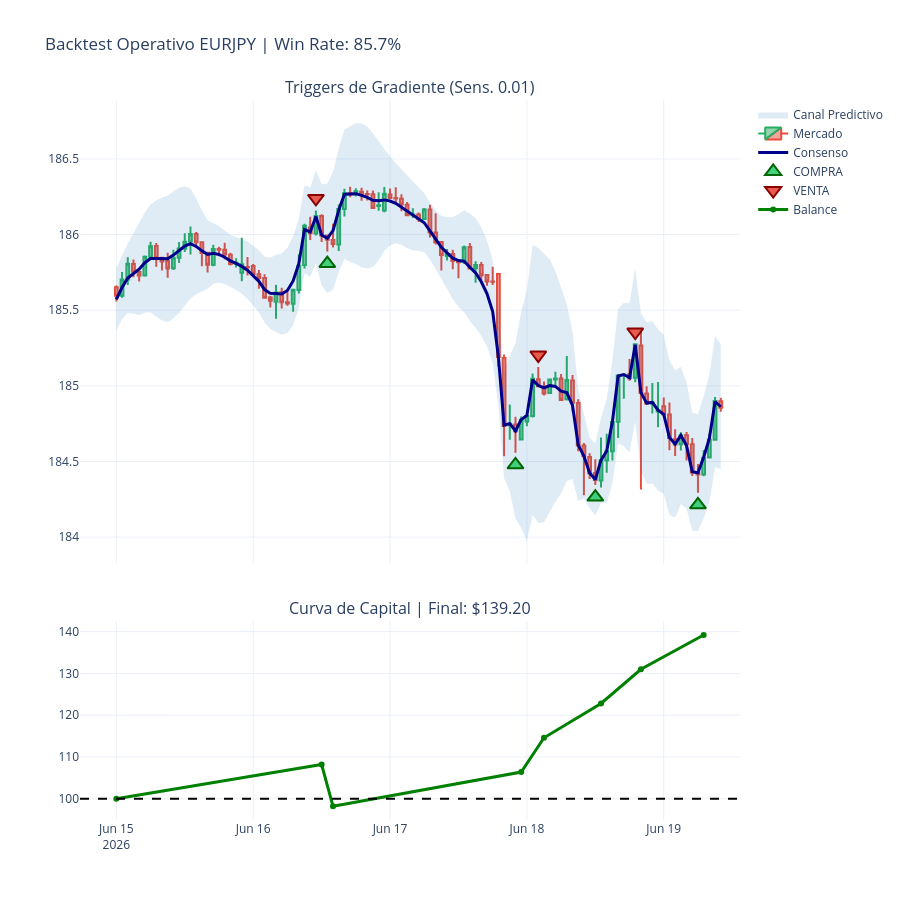

Notebook code for this chart:
### Markdown cell above
---

# Trading Systems & Backtesting

Esta sección final se encarga de convertir las predicciones probabilísticas y estadísticas de los modelos en decisiones de inversión ejecutables. Implementa una estrategia operativa basada en el análisis de gradientes y límites dinámicos de volatilidad, simulando el comportamiento de un bot de trading en condiciones operativas reales para evaluar su viabilidad financiera.

---

## 1. Generación de Señales y Triggers Operativos
Este proceso traduce el consenso predictivo de la red neuronal y los canales de varianza en gatillos de compra o venta en tiempo real para la semana de prueba:
*   **Gradiente de Tendencia (Derivada):** Analiza la pendiente de la predicción central para detectar puntos de inflexión temporal (giros alcistas y bajistas).
*   **Reversión a la Media (Ruptura de Varianza):** Dispara operaciones de compra o venta cuando el precio de mercado real perfora los límites del canal gaussiano ($\pm 2\sigma$), asumiendo un agotamiento estadístico del precio.
*   **Posicionamiento de Señales:** Coloca visualmente indicadores geométricos (triángulos verdes de compra y rojos de venta) en los puntos de quiebre temporal de las velas japonesas.

---

## 2. Simulador de Trading y Curva de Capital
El motor de simulación evalúa la tasa de acierto y el rendimiento monetario neto de las señales bajo una gestión de riesgo estricta:
*   **Gestión de Capital y Payout:** Configura un capital inicial base de $100 USD, un tamaño de posición estático de $10 USD y un retorno de ganancia (*payout*) del 82% típico de brokers de opciones binarias.
*   **Resolución de Trades:** Evalúa el resultado de cada señal comparando el precio de entrada contra el precio de expiración exacta a 1 hora (siguiente vela horaria), contabilizando el balance neto acumulado.
*   **Gráfico de Doble Panel:** Integra en un único entorno la visualización técnica del mercado (velas, consenso y señales) y la curva de crecimiento de la equidad (*equity curve*), reportando la tasa de acierto (*Win Rate*) final.

---

## Resumen de Parámetros y Resultados Operativos

| Parámetro / Métrica | Valor Estándar | Propósito Técnico | Tipo de Métrica |
| :--- | :--- | :--- | :--- |
| **Sensibilidad de Gradiente** | `0.01` | Umbral para filtrar pequeños ruidos de la predicción central. | Configuración de Entrada |
| **Volumen por Operación** | `$10.00 USD` | Tamaño estático de la posición para cada trigger disparado. | Gestión de Riesgo |
| **Expiración de Trade** | `1 Hora (H1)` | Tiempo de permanencia en el mercado antes de liquidar el balance. | Regla del Sistema |
| **Win Rate de Control** | Dinámico (%) | Porcentaje de operaciones ganadas sobre el total de trades ejecutados. | Rendimiento Estadístico |
| **Balance de Capital** | Dinámico ($) | Evolución de la equidad acumulada a lo largo de la simulación. | Rendimiento Financiero |

### Code cell
# =====================================================================
# ALGORITMO OPERATIVO Y SIMULADOR DE TRADING (BACKTESTING)
# =====================================================================
print("-> Ejecutando Motor de Backtesting...")

# Parámetros de Control (Ajustables)
sensibilidad_gradiente = 0.01
capital = 100.0
apuesta_por_trade = 10.0
payout = 0.82

precios_ciegos = df_velas_forward['close'].values
gradiente_pred = np.gradient(prediccion_central)
señales_compra_x, señales_compra_y, señales_venta_x, señales_venta_y = [], [], [], []
trades_ganados, trades_perdidos = 0, 0
historial_capital, fechas_capital = [capital], [fechas_forward[0]]

# Escaneo del futuro predictivo
for i in range(1, len(fechas_forward) - 1):
    giro_alcista = (gradiente_pred[i-1] < -sensibilidad_gradiente) and (gradiente_pred[i] > sensibilidad_gradiente)
    giro_bajista = (gradiente_pred[i-1] > sensibilidad_gradiente) and (gradiente_pred[i] < -sensibilidad_gradiente)
    rompe_banda_inf = precios_ciegos[i] < banda_inferior[i]
    rompe_banda_sup = precios_ciegos[i] > banda_superior[i]

    precio_entrada = precios_ciegos[i]
    precio_expiracion = precios_ciegos[i+1]

    if giro_alcista or rompe_banda_inf:
        señales_compra_x.append(fechas_forward[i])
        señales_compra_y.append(df_velas_forward['low'].iloc[i] - 0.08)
        if precio_expiracion > precio_entrada:
            capital += (apuesta_por_trade * payout); trades_ganados += 1
        else:
            capital -= apuesta_por_trade; trades_perdidos += 1
        historial_capital.append(capital); fechas_capital.append(fechas_forward[i+1])

    elif giro_bajista or rompe_banda_sup:
        señales_venta_x.append(fechas_forward[i])
        señales_venta_y.append(df_velas_forward['high'].iloc[i] + 0.08)
        if precio_expiracion < precio_entrada:
            capital += (apuesta_por_trade * payout); trades_ganados += 1
        else:
            capital -= apuesta_por_trade; trades_perdidos += 1
        historial_capital.append(capital); fechas_capital.append(fechas_forward[i+1])

total_trades = trades_ganados + trades_perdidos
win_rate = (trades_ganados / total_trades * 100) if total_trades > 0 else 0
print(f"[+] Backtest Finalizado | Trades: {total_trades} | Win Rate: {win_rate:.1f}% | Capital Final: ${capital:.2f}")

# =====================================================================
# RENDERIZADO DEL DASHBOARD OPERATIVO DUAL
# =====================================================================
fig, (ax1, ax2) = plt.subplots(2, 1, figsize=(14, 10), sharex=True, gridspec_kw={'height_ratios': [0.7, 0.3], 'hspace': 0.1})

# PANEL 1
ax1.fill_between(fechas_forward, banda_inferior, banda_superior, color='#2980B9', alpha=0.15, label='Canal Predictivo')
ax1.vlines(df_velas_forward['time'], df_velas_forward['low'], df_velas_forward['high'], color='black', linewidth=1)
colors = ['green' if c >= o else 'red' for c, o in zip(df_velas_forward['close'], df_velas_forward['open'])]
ax1.vlines(df_velas_forward['time'], df_velas_forward['open'], df_velas_forward['close'], color=colors, linewidth=4, label='Mercado')

ax1.plot(fechas_forward, prediccion_central, color='darkblue', linewidth=3, label='Consenso')
ax1.scatter(señales_compra_x, señales_compra_y, marker='^', color='green', s=150, zorder=5, label='COMPRA')
ax1.scatter(señales_venta_x, señales_venta_y, marker='v', color='red', s=150, zorder=5, label='VENTA')
ax1.set_title(f'Triggers de Gradiente (Sens. {sensibilidad_gradiente})', fontweight='bold')
ax1.grid(True, alpha=0.3)
handles, labels = ax1.get_legend_handles_labels()
by_label = dict(zip(labels, handles))
ax1.legend(by_label.values(), by_label.keys(), loc='upper left')

# PANEL 2
color_capital = 'green' if capital >= 100.0 else 'red'
ax2.plot(fechas_capital, historial_capital, color=color_capital, linewidth=3, marker='o', markersize=6, label='Balance')
ax2.axhline(y=100.0, color='black', linestyle='--', linewidth=1.5)
ax2.set_title(f'Curva de Capital | Final: ${capital:.2f} | Win Rate: {win_rate:.1f}%', fontweight='bold')
ax2.grid(True, alpha=0.3)
ax2.legend(loc='upper left')

plt.tight_layout()
plt.savefig('grafica_05_backtest_operativo.png', dpi=300, bbox_inches='tight')
plt.show()
